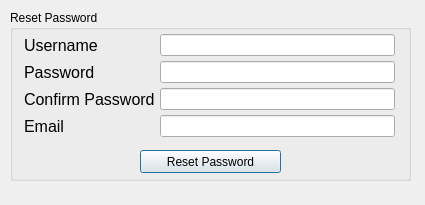
<?xml version="1.0" encoding="UTF-8"?>
<ui version="4.0">
 <class>Dialog</class>
 <widget class="QDialog" name="Dialog">
  <property name="geometry">
   <rect>
    <x>0</x>
    <y>0</y>
    <width>425</width>
    <height>205</height>
   </rect>
  </property>
  <property name="windowTitle">
   <string>Dialog</string>
  </property>
  <widget class="QGroupBox" name="groupBox">
   <property name="geometry">
    <rect>
     <x>10</x>
     <y>10</y>
     <width>401</width>
     <height>171</height>
    </rect>
   </property>
   <property name="title">
    <string>Reset Password</string>
   </property>
   <widget class="QWidget" name="formLayoutWidget">
    <property name="geometry">
     <rect>
      <x>9</x>
      <y>19</y>
      <width>381</width>
      <height>129</height>
     </rect>
    </property>
    <layout class="QFormLayout" name="formLayout">
     <property name="horizontalSpacing">
      <number>5</number>
     </property>
     <property name="verticalSpacing">
      <number>5</number>
     </property>
     <property name="leftMargin">
      <number>5</number>
     </property>
     <property name="topMargin">
      <number>5</number>
     </property>
     <property name="rightMargin">
      <number>5</number>
     </property>
     <property name="bottomMargin">
      <number>5</number>
     </property>
     <item row="0" column="0">
      <widget class="QLabel" name="usernameLabel">
       <property name="font">
        <font>
         <pointsize>12</pointsize>
        </font>
       </property>
       <property name="text">
        <string>Username</string>
       </property>
      </widget>
     </item>
     <item row="0" column="1">
      <widget class="QLineEdit" name="usernameLineEdit"/>
     </item>
     <item row="2" column="0">
      <widget class="QLabel" name="confirmPasswordLabel">
       <property name="font">
        <font>
         <pointsize>12</pointsize>
        </font>
       </property>
       <property name="text">
        <string>Confirm Password</string>
       </property>
      </widget>
     </item>
     <item row="2" column="1">
      <widget class="QLineEdit" name="confirmPasswordLineEdit">
       <property name="echoMode">
        <enum>QLineEdit::Password</enum>
       </property>
      </widget>
     </item>
     <item row="1" column="0">
      <widget class="QLabel" name="passwordLabel">
       <property name="font">
        <font>
         <pointsize>12</pointsize>
        </font>
       </property>
       <property name="text">
        <string>Password</string>
       </property>
      </widget>
     </item>
     <item row="1" column="1">
      <widget class="QLineEdit" name="passwordLineEdit">
       <property name="echoMode">
        <enum>QLineEdit::Password</enum>
       </property>
      </widget>
     </item>
     <item row="3" column="1">
      <widget class="QLineEdit" name="emailLineEdit"/>
     </item>
     <item row="3" column="0">
      <widget class="QLabel" name="emailLabel">
       <property name="font">
        <font>
         <pointsize>12</pointsize>
        </font>
       </property>
       <property name="text">
        <string>Email</string>
       </property>
      </widget>
     </item>
    </layout>
   </widget>
   <widget class="QPushButton" name="ResetPasswordButton">
    <property name="geometry">
     <rect>
      <x>130</x>
      <y>140</y>
      <width>141</width>
      <height>23</height>
     </rect>
    </property>
    <property name="text">
     <string>Reset Password</string>
    </property>
   </widget>
  </widget>
 </widget>
 <tabstops>
  <tabstop>usernameLineEdit</tabstop>
  <tabstop>passwordLineEdit</tabstop>
  <tabstop>confirmPasswordLineEdit</tabstop>
  <tabstop>emailLineEdit</tabstop>
  <tabstop>ResetPasswordButton</tabstop>
 </tabstops>
 <resources/>
 <connections/>
</ui>
